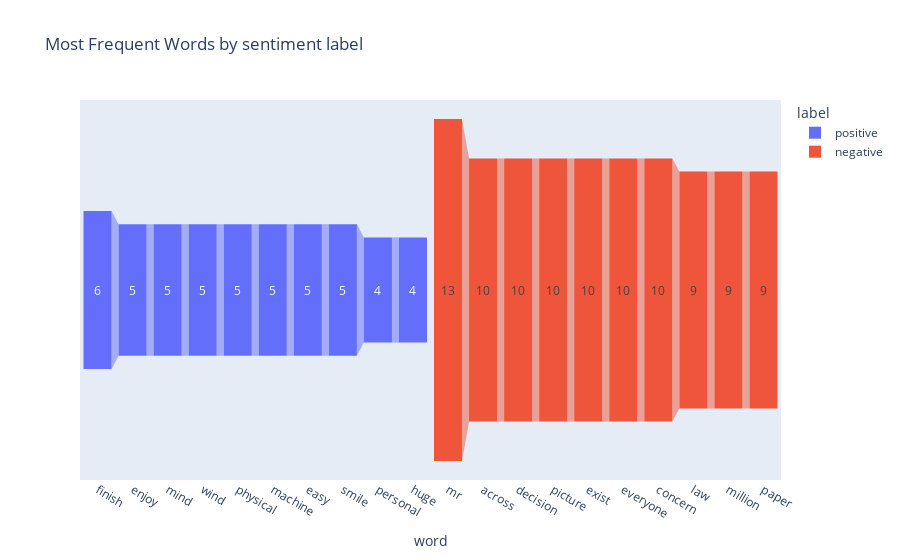

Write notebook code for a chart like this one.
### Code cell
pos_words_freq = pd.Series([word for word in pos_words.split()]).value_counts().head(10).reset_index()
pos_words_freq['label'] = 'positive'
neg_words_freq = pd.Series([word for word in neg_words.split()]).value_counts().head(10).reset_index()
neg_words_freq['label'] = 'negative'
t_df = pd.concat([pos_words_freq,neg_words_freq],axis = 0)
t_df.columns = ['word','freq','label']
px.funnel(t_df,x='word',y='freq',color ='label', title='Most Frequent Words by sentiment label')

### Figure 1 — Plotly figure (JSON) as saved in the notebook; plotly's stock layout.template omitted (floating-point values rounded to 4 significant figures)
{"data": [{"hovertemplate": "label=positive<br>word=%{x}<br>freq=%{y}<extra></extra>", "legendgroup": "positive", "marker": {"color": "#636efa"}, "name": "positive", "orientation": "v", "showlegend": true, "type": "funnel", "x": ["finish", "enjoy", "mind", "wind", "physical", "machine", "easy", "smile", "personal", "huge"], "xaxis": "x", "y": [6, 5, 5, 5, 5, 5, 5, 5, 4, 4], "yaxis": "y"}, {"hovertemplate": "label=negative<br>word=%{x}<br>freq=%{y}<extra></extra>", "legendgroup": "negative", "marker": {"color": "#EF553B"}, "name": "negative", "orientation": "v", "showlegend": true, "type": "funnel", "x": ["mr", "across", "decision", "picture", "exist", "everyone", "concern", "law", "million", "paper"], "xaxis": "x", "y": [13, 10, 10, 10, 10, 10, 10, 9, 9, 9], "yaxis": "y"}], "layout": {"legend": {"title": {"text": "label"}, "tracegroupgap": 0}, "title": {"text": "Most Frequent Words by sentiment label"}, "xaxis": {"anchor": "y", "domain": [0, 1], "title": {"text": "word"}}, "yaxis": {"anchor": "x", "domain": [0, 1], "title": {"text": "freq"}}}}
